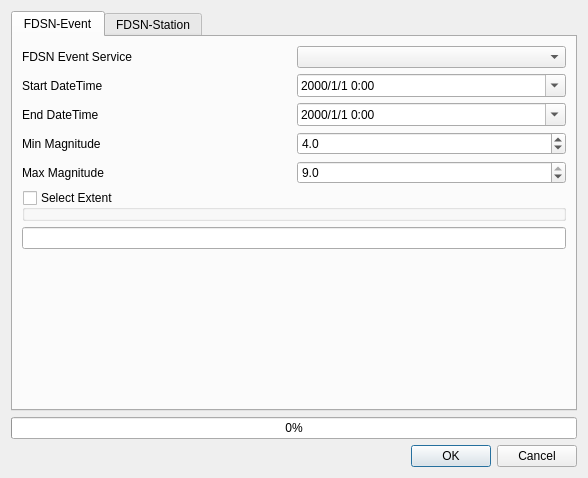
<?xml version="1.0" encoding="UTF-8"?>
<ui version="4.0">
 <class>QQuakeDialogBase</class>
 <widget class="QDialog" name="QQuakeDialogBase">
  <property name="geometry">
   <rect>
    <x>0</x>
    <y>0</y>
    <width>588</width>
    <height>478</height>
   </rect>
  </property>
  <property name="windowTitle">
   <string>QQuake</string>
  </property>
  <layout class="QGridLayout" name="gridLayout_3">
   <item row="1" column="0">
    <widget class="QProgressBar" name="progressBar">
     <property name="value">
      <number>0</number>
     </property>
    </widget>
   </item>
   <item row="0" column="0">
    <widget class="QTabWidget" name="tabWidget">
     <property name="currentIndex">
      <number>0</number>
     </property>
     <property name="tabsClosable">
      <bool>false</bool>
     </property>
     <property name="movable">
      <bool>false</bool>
     </property>
     <widget class="QWidget" name="fdsn_event_tab">
      <attribute name="title">
       <string>FDSN-Event</string>
      </attribute>
      <layout class="QGridLayout" name="gridLayout_2">
       <item row="0" column="0">
        <layout class="QGridLayout" name="gridLayout">
         <item row="7" column="0" colspan="2">
          <widget class="QLineEdit" name="lineEdit"/>
         </item>
         <item row="4" column="1">
          <widget class="QDoubleSpinBox" name="fdsn_event_max_magnitude">
           <property name="decimals">
            <number>1</number>
           </property>
           <property name="minimum">
            <double>1.000000000000000</double>
           </property>
           <property name="maximum">
            <double>9.000000000000000</double>
           </property>
           <property name="singleStep">
            <double>0.500000000000000</double>
           </property>
           <property name="value">
            <double>9.000000000000000</double>
           </property>
          </widget>
         </item>
         <item row="0" column="0">
          <widget class="QLabel" name="fdsn_event_service_label">
           <property name="text">
            <string>FDSN Event Service</string>
           </property>
          </widget>
         </item>
         <item row="5" column="0" colspan="2">
          <widget class="QgsExtentGroupBox" name="mExtentGroupBox">
           <property name="title">
            <string>Select Extent</string>
           </property>
           <property name="checkable">
            <bool>true</bool>
           </property>
           <property name="checked">
            <bool>false</bool>
           </property>
           <property name="collapsed" stdset="0">
            <bool>true</bool>
           </property>
           <property name="saveCollapsedState" stdset="0">
            <bool>false</bool>
           </property>
          </widget>
         </item>
         <item row="1" column="0">
          <widget class="QLabel" name="fdsn_event_start_date_label">
           <property name="text">
            <string>Start DateTime</string>
           </property>
          </widget>
         </item>
         <item row="3" column="0">
          <widget class="QLabel" name="fdsn_event_min_magnitude_label">
           <property name="text">
            <string>Min Magnitude</string>
           </property>
          </widget>
         </item>
         <item row="0" column="1">
          <widget class="QComboBox" name="fdsn_event_ws_combobox"/>
         </item>
         <item row="3" column="1">
          <widget class="QDoubleSpinBox" name="fdsn_event_min_magnitude">
           <property name="decimals">
            <number>1</number>
           </property>
           <property name="minimum">
            <double>1.000000000000000</double>
           </property>
           <property name="maximum">
            <double>9.000000000000000</double>
           </property>
           <property name="singleStep">
            <double>0.500000000000000</double>
           </property>
           <property name="value">
            <double>4.000000000000000</double>
           </property>
          </widget>
         </item>
         <item row="4" column="0">
          <widget class="QLabel" name="fdsn_event_max_magnitude_label">
           <property name="text">
            <string>Max Magnitude</string>
           </property>
          </widget>
         </item>
         <item row="2" column="0">
          <widget class="QLabel" name="fdsn_event_end_data_label">
           <property name="text">
            <string>End DateTime</string>
           </property>
          </widget>
         </item>
         <item row="1" column="1">
          <widget class="QDateTimeEdit" name="fdsn_event_start_date">
           <property name="maximumDateTime">
            <datetime>
             <hour>23</hour>
             <minute>59</minute>
             <second>59</second>
             <year>9999</year>
             <month>12</month>
             <day>31</day>
            </datetime>
           </property>
           <property name="displayFormat">
            <string>yyyy/M/d h:mm</string>
           </property>
           <property name="calendarPopup">
            <bool>true</bool>
           </property>
          </widget>
         </item>
         <item row="2" column="1">
          <widget class="QDateTimeEdit" name="fdsn_event_end_date">
           <property name="minimumDate">
            <date>
             <year>1777</year>
             <month>9</month>
             <day>14</day>
            </date>
           </property>
           <property name="displayFormat">
            <string>yyyy/M/d h:mm</string>
           </property>
           <property name="calendarPopup">
            <bool>true</bool>
           </property>
          </widget>
         </item>
         <item row="8" column="0">
          <spacer name="verticalSpacer">
           <property name="orientation">
            <enum>Qt::Vertical</enum>
           </property>
           <property name="sizeHint" stdset="0">
            <size>
             <width>20</width>
             <height>40</height>
            </size>
           </property>
          </spacer>
         </item>
        </layout>
       </item>
      </layout>
     </widget>
     <widget class="QWidget" name="fdsn_station_tab">
      <attribute name="title">
       <string>FDSN-Station</string>
      </attribute>
     </widget>
    </widget>
   </item>
   <item row="2" column="0">
    <widget class="QDialogButtonBox" name="button_box">
     <property name="orientation">
      <enum>Qt::Horizontal</enum>
     </property>
     <property name="standardButtons">
      <set>QDialogButtonBox::Cancel|QDialogButtonBox::Ok</set>
     </property>
    </widget>
   </item>
  </layout>
 </widget>
 <customwidgets>
  <customwidget>
   <class>QgsCollapsibleGroupBox</class>
   <extends>QGroupBox</extends>
   <header>qgscollapsiblegroupbox.h</header>
   <container>1</container>
  </customwidget>
  <customwidget>
   <class>QgsExtentGroupBox</class>
   <extends>QgsCollapsibleGroupBox</extends>
   <header>qgsextentgroupbox.h</header>
   <container>1</container>
  </customwidget>
 </customwidgets>
 <resources/>
 <connections>
  <connection>
   <sender>button_box</sender>
   <signal>rejected()</signal>
   <receiver>QQuakeDialogBase</receiver>
   <slot>reject()</slot>
   <hints>
    <hint type="sourcelabel">
     <x>20</x>
     <y>20</y>
    </hint>
    <hint type="destinationlabel">
     <x>20</x>
     <y>20</y>
    </hint>
   </hints>
  </connection>
 </connections>
</ui>
